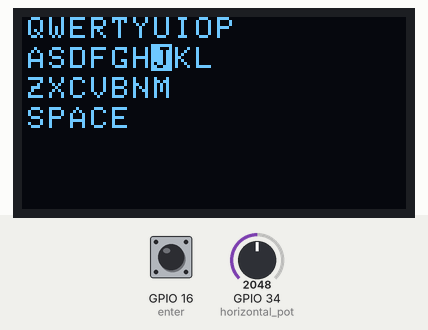
This program was run on a simulated ESP32. On the bench: 128×64 one-colour display. Inputs (shaded band) come from the test bench; at power-on: GPIO 34 (horizontal_pot) = 2048, GPIO 16 (enter) HIGH. USB keyboard and mouse output is not drawn; what the program prints to the serial monitor is not drawn.

Above: at 1.7 s.
1.8 s: GPIO 34 (horizontal_pot) set to 2866
At 2.8 s:
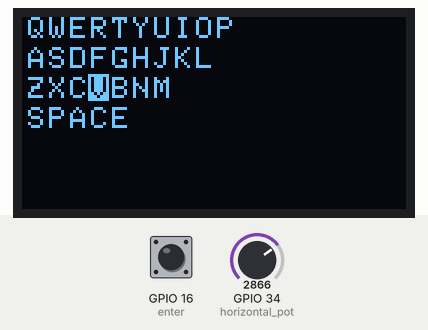
3.3 s: GPIO 34 (horizontal_pot) set to 3603
At 4.2 s:
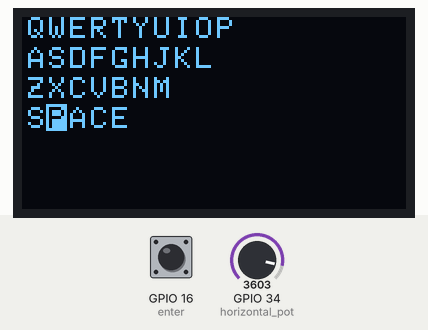
4.8 s: GPIO 34 (horizontal_pot) set to 4095
At 6.0 s:
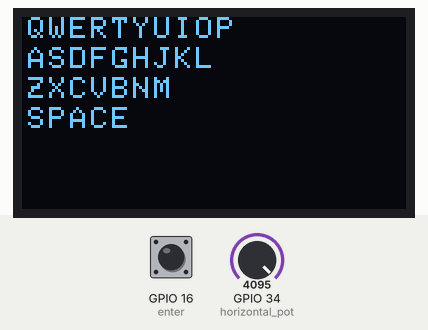
6.3 s: GPIO 34 (horizontal_pot) set to 491
At 7.5 s:
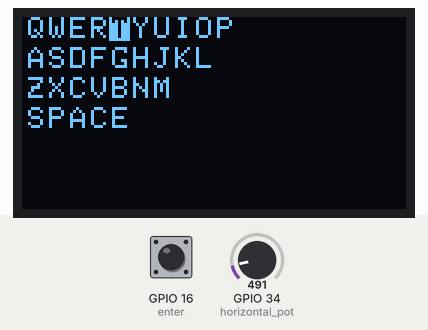
7.8 s: GPIO 34 (horizontal_pot) set to 0
At 8.8 s:
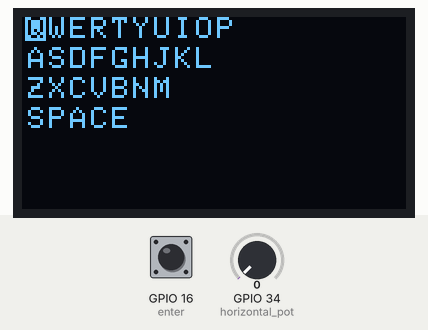
9.3 s: GPIO 34 (horizontal_pot) set to 1228
At 10.7 s:
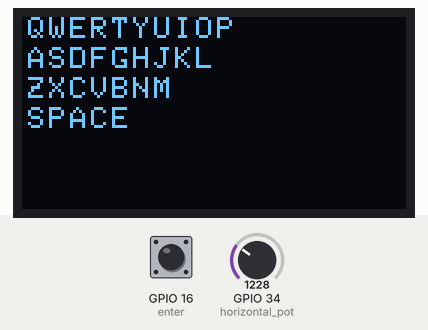
Timing chart, 0 to 11.8 s (numbered marks = the images above; inputs shaded):
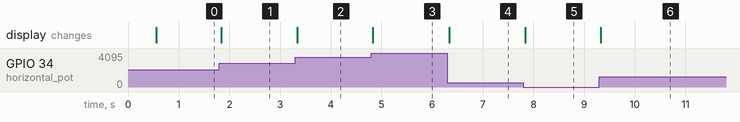

Measured:
- after the input at 1.8 s, the display: changes at once (image 1)
- after the input at 3.3 s, the display: changes at once (image 2)
- after the input at 4.8 s, the display: changes at once (image 3)
- after the input at 6.3 s, the display: changes at once (image 4)
- after the input at 7.8 s, the display: changes at once (image 5)
- after the input at 9.3 s, the display: changes at once (image 6)

The program:

main.cpp
```cpp
#include <SPI.h>
#include <Wire.h>
#include <Adafruit_GFX.h>
#include <Adafruit_SSD1306.h>
#include <BleKeyboard.h>
BleKeyboard bleKeyboard;

#define SCREEN_WIDTH 128 // OLED display width, in pixels
#define SCREEN_HEIGHT 64 // OLED display height, in pixels

// Declaration for an SSD1306 display connected to I2C (SDA, SCL pins)
// The pins for I2C are defined by the Wire-library.
// On an arduino UNO:       A4(SDA), A5(SCL)
// On an arduino MEGA 2560: 20(SDA), 21(SCL)
// On an arduino LEONARDO:   2(SDA),  3(SCL), ...
#define OLED_RESET     -1 // Reset pin # (or -1 if sharing Arduino reset pin)
#define SCREEN_ADDRESS 0x3C ///< See datasheet for Address; 0x3D for 128x64, 0x3C for 128x32
Adafruit_SSD1306 display(SCREEN_WIDTH, SCREEN_HEIGHT, &Wire, OLED_RESET);

#define LAYOUT_LENGTH 35
#define KEYBOARD_LAYOUT "QWERTYUIOP\nASDFGHJKL\nZXCVBNM\nSPACE"
#define MARGIN 2

byte selectedChar = 0;
byte lastSelected = selectedChar;

int lastRead = LOW;

void drawKeyboard() {
  // Clear the buffer
  display.clearDisplay();

  display.setTextSize(1);      // Normal 1:1 pixel scale
  display.setTextColor(SSD1306_WHITE); // Draw white text
  display.setCursor(0, 0);     // Start at top-left corner
  display.cp437(true);         // Use full 256 char 'Code Page 437' font

  // Not all the characters will fit on the display. This is normal.
  // Library will draw what it can and the rest will be clipped.
  byte line = 0;
  byte x = MARGIN;
  for(int16_t i=0; i<LAYOUT_LENGTH; i++) {
    if(KEYBOARD_LAYOUT[i] == '\n') {
      line ++;
      x = MARGIN;
      display.setCursor(0, line*10);
    } else {
      display.setCursor(x, display.getCursorY());
      if (i == selectedChar) {
        display.fillRect(display.getCursorX() -1, display.getCursorY()-1, 7, 9, SSD1306_WHITE);
        display.setTextColor(SSD1306_BLACK);
        display.write(KEYBOARD_LAYOUT[i]);
        display.setTextColor(SSD1306_WHITE);
      } else {
        display.write(KEYBOARD_LAYOUT[i]);
      }
      x += 7;
    }

  }

  // Show the display buffer on the screen. You MUST call display() after
  // drawing commands to make them visible on screen!
  display.display();
}

const int horizontal_pot = 34;
// const int vertical_pot = 1;
const int enter = 16;
const int BAUD_RATE = 115200;

void setup() {
  Serial.begin(BAUD_RATE);
  bleKeyboard.begin();

  Serial.println("go!!");

  // initialize potentiometer
  pinMode(horizontal_pot, INPUT);
  pinMode(enter, INPUT_PULLUP);
  // pinMode(vertical_pot, INPUT);
  // Wait for display
  delay(500);

  // SSD1306_SWITCHCAPVCC = generate display voltage from 3.3V internally
  if(!display.begin(SSD1306_SWITCHCAPVCC, SCREEN_ADDRESS)) {
    Serial.println(F("SSD1306 allocation failed"));
    for(;;); // Don't proceed, loop forever
  }
}

void loop() {
  int horizontal_value = analogRead(horizontal_pot);
  // int vertical_value = analogRead(vertical_pot);

  Serial.print("Horizontal Potentiometer Value: ");
  Serial.println(horizontal_value);

  lastSelected = selectedChar;
  selectedChar = LAYOUT_LENGTH * ((float)horizontal_value / (float)4095);
  if (selectedChar != lastSelected) {
    // if (selectedChar > LA) selectedChar = 0;
    drawKeyboard(); // Redraw display
  }

  int aaaa = digitalRead(enter);
  if (bleKeyboard.isConnected() && aaaa == LOW && lastRead != LOW) {
    if (selectedChar > 28) {
      bleKeyboard.print(' ');
    } else {
      bleKeyboard.print((char)tolower(KEYBOARD_LAYOUT[selectedChar]));
    }
  }
  lastRead = aaaa;
  delay(17);
}
```
